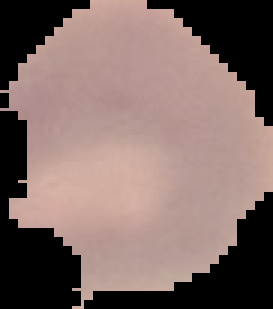
#> input picture datasets/malaria_dataset/Parasitized/C39P4thinF_original_IMG_20150622_105554_cell_5.png, 91 x 103 px (shown 3 times larger); its folder holds only this picture in this run
$ jupyter execute --allow-errors project5-supervised-learning-K-Nearest-Neighbours-Malaria-Detection-from-Blood-cell-images.ipynb
#> lines starting #> are read from the running program, lines starting #| are printed output that depends on the picture
Malaria detection from Blood cell images

[cell 1]
import numpy as np
import pandas as pd
import matplotlib.pyplot as plt
import seaborn as sns
import cv2
import os
from sklearn.model_selection import train_test_split
from sklearn.preprocessing import StandardScaler
from sklearn.neighbors import KNeighborsClassifier
from sklearn.metrics import accuracy_score, classification_report, confusion_matrix

Load the Malaria Dataset

[cell 2]
reqd_folder_path = os.path.join(os.getcwd(), "datasets")
print(reqd_folder_path)

data_dir = os.path.join(reqd_folder_path, "malaria_dataset")
infected_path = os.path.join(data_dir, "Parasitized")
uninfected_path = os.path.join(data_dir, "Uninfected")


infected_files = os.listdir(infected_path)[:200]
uninfected_files = os.listdir(uninfected_path)[:200]

print(infected_files)
print(uninfected_files)

 Preprocess the Images

[cell 3]
def load_images(folder, label):
#> called with label = 1
    data = []
    for file in folder:
        img_path = os.path.join(infected_path if label == 1 else uninfected_path, file)
        img = cv2.imread(img_path, cv2.IMREAD_GRAYSCALE)
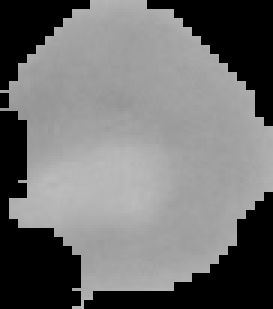
#> img: shape (103, 91) (shown 3 times larger); min 0, max 188, mean 112.1
        img = cv2.resize(img, (50,50))
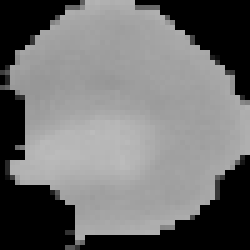
#> img: shape (50, 50) (shown 5 times larger); min 0, max 187, mean 111.9
        data.append([img.flatten(), label])

    return data

[cell 4]
infected_data = load_images(infected_files, 1)
#> infected_data = 1 item
uninfected_data = load_images(uninfected_files, 0)
#> call 2 of load_images, with label = 0
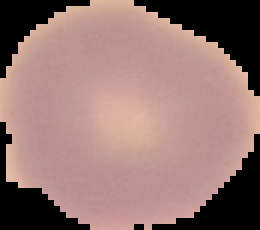
#> input picture datasets/malaria_dataset/Uninfected/C1_thinF_IMG_20150604_104722_cell_79.png, 130 x 115 px (shown 2 times larger)
#> in load_images (call 2), `img = cv2.imread(img_path, cv2.IMREAD_GRAYSCALE)`:
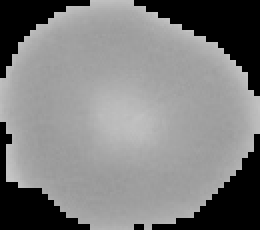
#> img: shape (115, 130) (shown 2 times larger); min 0, max 198, mean 126.3
#> in load_images (call 2), `img = cv2.resize(img, (50,50))`:
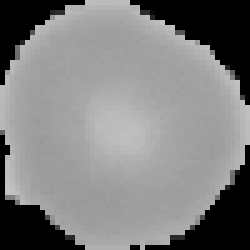
#> img: shape (50, 50) (shown 5 times larger); min 0, max 196, mean 126.9
#> uninfected_data = 1 item

[cell 5]
dataset = infected_data + uninfected_data
#> dataset = 2 items
df = pd.DataFrame(dataset, columns=['image','label'])
#> df = table of 2 rows and 2 columns

[cell 6]
df
#> Out = table of 2 rows and 2 columns

Prepare Data for Training

[cell 7]
X = np.array(df['image'].tolist())
y = np.array(df['label'].tolist())
#> y = [1, 0]

[cell 8]
X = X / 255.0

[cell 9]
X_train, X_test, y_train, y_test = train_test_split(X,y, test_size=0.2, random_state=42)
#> y_train = [1]; y_test = [0]
